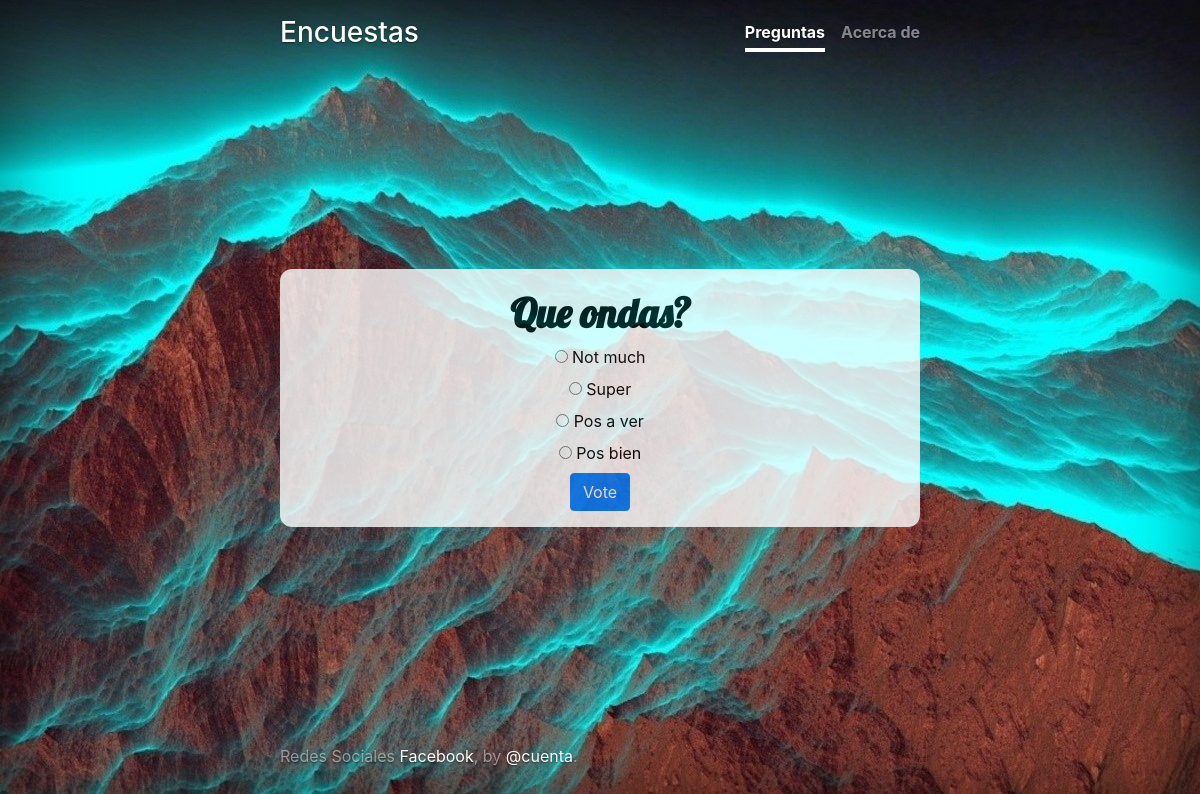
The page /polls/1/ on the database its author committed.
### polls/models.py (models this page shows, shortened)
class Question(models.Model):
	question_text = models.CharField(max_length=200)
	pub_date = models.DateTimeField('date published')
	def was_published_recently(self):
		now = timezone.now()
		return now - datetime.timedelta(days=1) <= self.pub_date <= now
	was_published_recently.admin_order_field = 'pub_date'
	was_published_recently.boolean = True
	was_published_recently.short_description = 'Fue publicado recientenmente?'

class Choice(models.Model):
	question = models.ForeignKey(Question, on_delete=models.CASCADE)
	choice_text = models.CharField(max_length=200)
	votes = models.IntegerField(default=0)

### polls/views.py (the view)
# urls.py: path('<int:pk>/', views.DetailView.as_view(), name='detail'),
class DetailView(generic.DetailView):
    model = Question
    template_name = 'polls/detail.html'
    def get_queryset(self):
    	return Question.objects.filter(pub_date__lte=timezone.now())

### polls/templates/polls/detail.html (shortened to what this page needs)
{% extends "polls/base.html" %}
{% block principal %}
<form action="{% url 'polls:vote' question.id %}" method="post">
	<div class="form-group">
<h1><b>{{ question.question_text }}</b></h1>
		{% for choice in question.choice_set.all %}
		    <input type="radio" name="choice" id="choice{{ forloop.counter }}" value="{{ choice.id }}">
		    <label for="choice{{ forloop.counter }}">{{ choice.choice_text }}</label><br>
		{% endfor %}
		<input class="btn btn-primary" type="submit" value="Vote">
	</div>
</form>
{% endblock %}

### polls/static/polls/style.css (style rules this page uses)
form { color: #333; text-shadow: none; background-color: #fff; text-align: center; opacity: 0.8; padding-top: 20px; border-radius: 12px; color: black; }
h1 { font-family: 'Lobster', cursive; }
html, body { height: 100%; background-color: #333; background: white url("images/mont.jpg") no-repeat; }
body { display: -ms-flexbox; display: flex; color: #fff; text-shadow: 0 .05rem .1rem rgba(0, 0, 0, .5); box-shadow: inset 0 0 5rem rgba(0, 0, 0, .5); }

### rows shown on the page
Question: question_text "Que ondas?"
Choice: choice_text "Not much"
Choice: choice_text "Super"
Choice: choice_text "Pos a ver"
Choice: choice_text "Pos bien"
